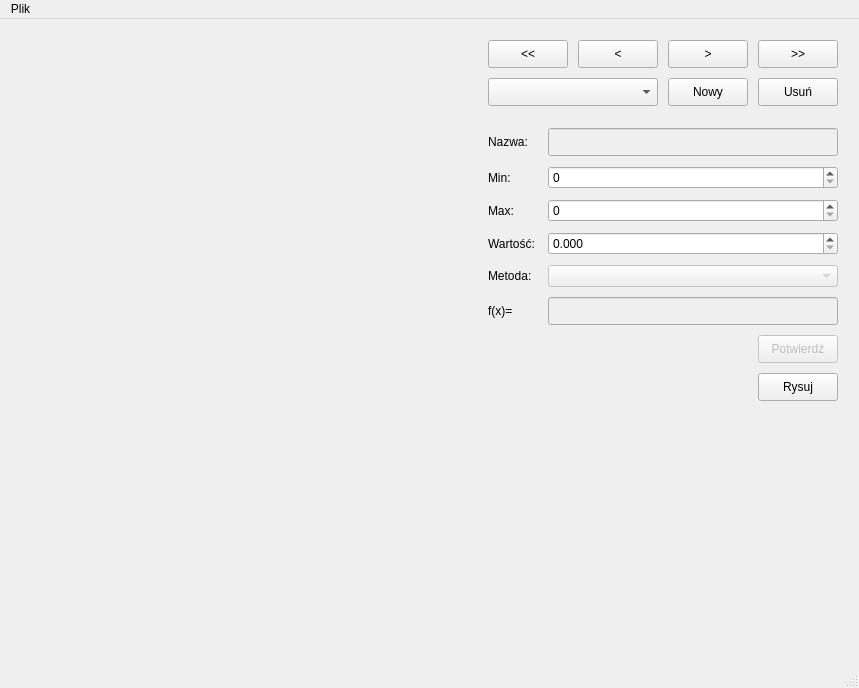
<?xml version="1.0" encoding="UTF-8"?>
<ui version="4.0">
 <class>MainWindow</class>
 <widget class="QMainWindow" name="MainWindow">
  <property name="geometry">
   <rect>
    <x>0</x>
    <y>0</y>
    <width>859</width>
    <height>688</height>
   </rect>
  </property>
  <property name="windowTitle">
   <string>MainWindow</string>
  </property>
  <widget class="QWidget" name="centralwidget">
   <layout class="QHBoxLayout" name="horizontalLayout_3" stretch="20,0">
    <item>
     <layout class="QVBoxLayout" name="verticalLayout_3">
      <property name="sizeConstraint">
       <enum>QLayout::SetMaximumSize</enum>
      </property>
      <item>
       <widget class="MplWidget" name="MplWidget" native="true">
        <property name="sizePolicy">
         <sizepolicy hsizetype="Preferred" vsizetype="Preferred">
          <horstretch>0</horstretch>
          <verstretch>0</verstretch>
         </sizepolicy>
        </property>
        <property name="minimumSize">
         <size>
          <width>400</width>
          <height>200</height>
         </size>
        </property>
        <property name="sizeIncrement">
         <size>
          <width>10</width>
          <height>10</height>
         </size>
        </property>
        <property name="baseSize">
         <size>
          <width>300</width>
          <height>300</height>
         </size>
        </property>
       </widget>
      </item>
     </layout>
    </item>
    <item>
     <layout class="QVBoxLayout" name="verticalLayout_2" stretch="0,0,1">
      <property name="spacing">
       <number>2</number>
      </property>
      <property name="sizeConstraint">
       <enum>QLayout::SetDefaultConstraint</enum>
      </property>
      <property name="leftMargin">
       <number>2</number>
      </property>
      <property name="topMargin">
       <number>2</number>
      </property>
      <property name="rightMargin">
       <number>2</number>
      </property>
      <property name="bottomMargin">
       <number>2</number>
      </property>
      <item>
       <layout class="QGridLayout" name="gridLayout_2">
        <property name="sizeConstraint">
         <enum>QLayout::SetMinAndMaxSize</enum>
        </property>
        <property name="leftMargin">
         <number>10</number>
        </property>
        <property name="topMargin">
         <number>10</number>
        </property>
        <property name="rightMargin">
         <number>10</number>
        </property>
        <property name="bottomMargin">
         <number>10</number>
        </property>
        <property name="spacing">
         <number>10</number>
        </property>
        <item row="0" column="3">
         <widget class="QPushButton" name="lastButton">
          <property name="minimumSize">
           <size>
            <width>15</width>
            <height>28</height>
           </size>
          </property>
          <property name="maximumSize">
           <size>
            <width>80</width>
            <height>28</height>
           </size>
          </property>
          <property name="text">
           <string>&gt;&gt;</string>
          </property>
         </widget>
        </item>
        <item row="1" column="3">
         <widget class="QPushButton" name="removeButton">
          <property name="minimumSize">
           <size>
            <width>15</width>
            <height>0</height>
           </size>
          </property>
          <property name="maximumSize">
           <size>
            <width>80</width>
            <height>28</height>
           </size>
          </property>
          <property name="text">
           <string>Usuń</string>
          </property>
         </widget>
        </item>
        <item row="1" column="2">
         <widget class="QPushButton" name="newButton">
          <property name="minimumSize">
           <size>
            <width>15</width>
            <height>0</height>
           </size>
          </property>
          <property name="maximumSize">
           <size>
            <width>80</width>
            <height>28</height>
           </size>
          </property>
          <property name="text">
           <string>Nowy</string>
          </property>
         </widget>
        </item>
        <item row="0" column="0">
         <widget class="QPushButton" name="firstButton">
          <property name="minimumSize">
           <size>
            <width>15</width>
            <height>28</height>
           </size>
          </property>
          <property name="maximumSize">
           <size>
            <width>80</width>
            <height>28</height>
           </size>
          </property>
          <property name="text">
           <string>&lt;&lt;</string>
          </property>
         </widget>
        </item>
        <item row="0" column="1">
         <widget class="QPushButton" name="previousButton">
          <property name="minimumSize">
           <size>
            <width>15</width>
            <height>28</height>
           </size>
          </property>
          <property name="maximumSize">
           <size>
            <width>80</width>
            <height>28</height>
           </size>
          </property>
          <property name="text">
           <string>&lt;</string>
          </property>
         </widget>
        </item>
        <item row="1" column="0" colspan="2">
         <widget class="QComboBox" name="rangeComboBox">
          <property name="minimumSize">
           <size>
            <width>30</width>
            <height>28</height>
           </size>
          </property>
          <property name="maximumSize">
           <size>
            <width>180</width>
            <height>28</height>
           </size>
          </property>
          <property name="editable">
           <bool>false</bool>
          </property>
         </widget>
        </item>
        <item row="0" column="2">
         <widget class="QPushButton" name="nextButton">
          <property name="minimumSize">
           <size>
            <width>15</width>
            <height>28</height>
           </size>
          </property>
          <property name="maximumSize">
           <size>
            <width>80</width>
            <height>28</height>
           </size>
          </property>
          <property name="text">
           <string>&gt;</string>
          </property>
         </widget>
        </item>
       </layout>
      </item>
      <item>
       <layout class="QGridLayout" name="gridLayout_3" rowstretch="1,0,0,0,0,0,0,0" columnstretch="1,0">
        <property name="sizeConstraint">
         <enum>QLayout::SetMinAndMaxSize</enum>
        </property>
        <property name="leftMargin">
         <number>10</number>
        </property>
        <property name="topMargin">
         <number>10</number>
        </property>
        <property name="rightMargin">
         <number>10</number>
        </property>
        <property name="bottomMargin">
         <number>10</number>
        </property>
        <property name="spacing">
         <number>10</number>
        </property>
        <item row="7" column="1">
         <layout class="QHBoxLayout" name="horizontalLayout">
          <item>
           <spacer name="horizontalSpacer_2">
            <property name="orientation">
             <enum>Qt::Horizontal</enum>
            </property>
            <property name="sizeHint" stdset="0">
             <size>
              <width>40</width>
              <height>20</height>
             </size>
            </property>
           </spacer>
          </item>
          <item>
           <widget class="QPushButton" name="drawButton">
            <property name="minimumSize">
             <size>
              <width>40</width>
              <height>28</height>
             </size>
            </property>
            <property name="maximumSize">
             <size>
              <width>90</width>
              <height>28</height>
             </size>
            </property>
            <property name="text">
             <string>Rysuj</string>
            </property>
           </widget>
          </item>
         </layout>
        </item>
        <item row="0" column="0">
         <widget class="QLabel" name="nameLabel">
          <property name="maximumSize">
           <size>
            <width>50</width>
            <height>28</height>
           </size>
          </property>
          <property name="text">
           <string>Nazwa:</string>
          </property>
         </widget>
        </item>
        <item row="1" column="0">
         <widget class="QLabel" name="minLabel">
          <property name="maximumSize">
           <size>
            <width>50</width>
            <height>28</height>
           </size>
          </property>
          <property name="text">
           <string>Min:</string>
          </property>
         </widget>
        </item>
        <item row="4" column="1">
         <widget class="QComboBox" name="methodEditBox">
          <property name="enabled">
           <bool>false</bool>
          </property>
          <property name="minimumSize">
           <size>
            <width>45</width>
            <height>0</height>
           </size>
          </property>
          <property name="maximumSize">
           <size>
            <width>300</width>
            <height>28</height>
           </size>
          </property>
         </widget>
        </item>
        <item row="6" column="1">
         <layout class="QHBoxLayout" name="horizontalLayout_2">
          <property name="sizeConstraint">
           <enum>QLayout::SetFixedSize</enum>
          </property>
          <item>
           <spacer name="horizontalSpacer">
            <property name="orientation">
             <enum>Qt::Horizontal</enum>
            </property>
            <property name="sizeHint" stdset="0">
             <size>
              <width>10</width>
              <height>20</height>
             </size>
            </property>
           </spacer>
          </item>
          <item>
           <widget class="QPushButton" name="saveButton">
            <property name="enabled">
             <bool>false</bool>
            </property>
            <property name="minimumSize">
             <size>
              <width>40</width>
              <height>28</height>
             </size>
            </property>
            <property name="maximumSize">
             <size>
              <width>90</width>
              <height>28</height>
             </size>
            </property>
            <property name="text">
             <string>Potwierdź</string>
            </property>
           </widget>
          </item>
         </layout>
        </item>
        <item row="5" column="0">
         <widget class="QLabel" name="functionLabel">
          <property name="maximumSize">
           <size>
            <width>50</width>
            <height>28</height>
           </size>
          </property>
          <property name="text">
           <string>f(x)=</string>
          </property>
         </widget>
        </item>
        <item row="5" column="1">
         <widget class="QLineEdit" name="functionLineEdit">
          <property name="enabled">
           <bool>false</bool>
          </property>
          <property name="minimumSize">
           <size>
            <width>45</width>
            <height>28</height>
           </size>
          </property>
          <property name="text">
           <string/>
          </property>
         </widget>
        </item>
        <item row="3" column="0">
         <widget class="QLabel" name="valLabel">
          <property name="maximumSize">
           <size>
            <width>50</width>
            <height>28</height>
           </size>
          </property>
          <property name="text">
           <string>Wartość:</string>
          </property>
         </widget>
        </item>
        <item row="2" column="0">
         <widget class="QLabel" name="maxLabel">
          <property name="maximumSize">
           <size>
            <width>50</width>
            <height>28</height>
           </size>
          </property>
          <property name="text">
           <string>Max:</string>
          </property>
         </widget>
        </item>
        <item row="4" column="0">
         <widget class="QLabel" name="methodLabel">
          <property name="maximumSize">
           <size>
            <width>50</width>
            <height>28</height>
           </size>
          </property>
          <property name="text">
           <string>Metoda:</string>
          </property>
         </widget>
        </item>
        <item row="0" column="1">
         <widget class="QLineEdit" name="nameLineEdit">
          <property name="enabled">
           <bool>false</bool>
          </property>
          <property name="minimumSize">
           <size>
            <width>45</width>
            <height>28</height>
           </size>
          </property>
          <property name="maximumSize">
           <size>
            <width>300</width>
            <height>28</height>
           </size>
          </property>
         </widget>
        </item>
        <item row="3" column="1">
         <widget class="QDoubleSpinBox" name="valueLineEdit">
          <property name="decimals">
           <number>3</number>
          </property>
          <property name="maximum">
           <double>1000000.000000000000000</double>
          </property>
         </widget>
        </item>
        <item row="1" column="1">
         <widget class="QSpinBox" name="minLineEdit">
          <property name="maximum">
           <number>1000000</number>
          </property>
         </widget>
        </item>
        <item row="2" column="1">
         <widget class="QSpinBox" name="maxLineEdit">
          <property name="maximum">
           <number>1000000</number>
          </property>
         </widget>
        </item>
       </layout>
      </item>
      <item>
       <spacer name="verticalSpacer">
        <property name="orientation">
         <enum>Qt::Vertical</enum>
        </property>
        <property name="sizeType">
         <enum>QSizePolicy::Expanding</enum>
        </property>
        <property name="sizeHint" stdset="0">
         <size>
          <width>20</width>
          <height>40</height>
         </size>
        </property>
       </spacer>
      </item>
     </layout>
    </item>
   </layout>
  </widget>
  <widget class="QMenuBar" name="menubar">
   <property name="geometry">
    <rect>
     <x>0</x>
     <y>0</y>
     <width>859</width>
     <height>26</height>
    </rect>
   </property>
   <widget class="QMenu" name="menuPlik">
    <property name="title">
     <string>Plik</string>
    </property>
    <widget class="QMenu" name="menuZapisz">
     <property name="title">
      <string>Zapisz</string>
     </property>
     <addaction name="actionWyniki"/>
     <addaction name="actionDane_i_wyniki"/>
    </widget>
    <addaction name="actionLoad"/>
    <addaction name="menuZapisz"/>
   </widget>
   <addaction name="menuPlik"/>
  </widget>
  <widget class="QStatusBar" name="statusbar"/>
  <action name="actionLoad">
   <property name="text">
    <string>Wczytaj</string>
   </property>
  </action>
  <action name="actionWyniki">
   <property name="text">
    <string>Wyniki</string>
   </property>
  </action>
  <action name="actionDane_i_wyniki">
   <property name="text">
    <string>Dane i wyniki</string>
   </property>
  </action>
 </widget>
 <customwidgets>
  <customwidget>
   <class>MplWidget</class>
   <extends>QWidget</extends>
   <header>mplwidget.h</header>
   <container>1</container>
  </customwidget>
 </customwidgets>
 <resources/>
 <connections/>
</ui>
